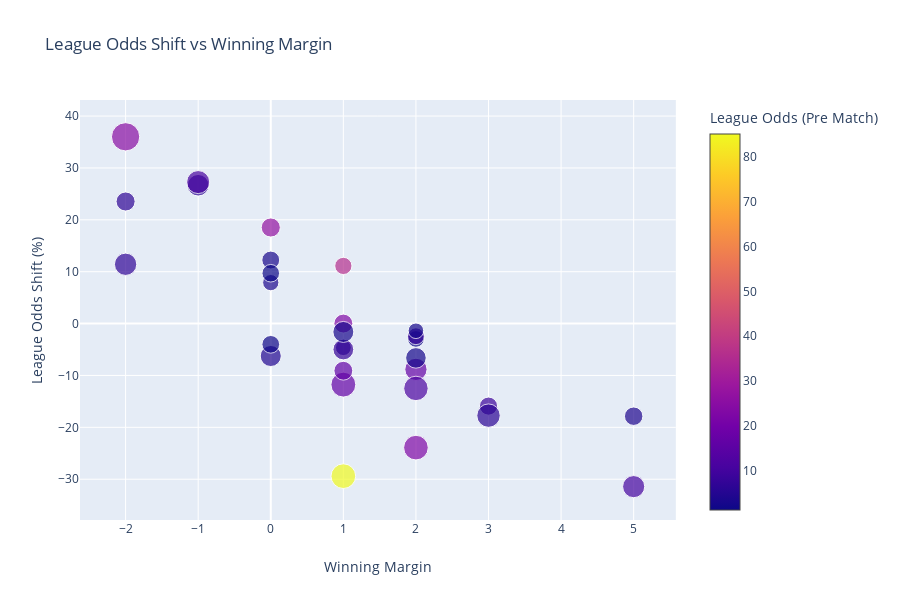

Notebook cell for this chart:
### Code cell
px.scatter(
    data_frame=combined_df, x='goal_deficit', y='back_price_shift_pc', color='back_price_1_league', size='back_price_1', hover_data=['runner_name'],
    labels={'goal_deficit': 'Winning Margin', 'back_price_1': 'Match Odds', 'back_price_shift_pc': 'League Odds Shift (%)',
            'back_price_1_league': 'League Odds (Pre Match)', 'runner_name': 'Team'},
    title='League Odds Shift vs Winning Margin')

### Figure 1 — Plotly figure (JSON) as saved in the notebook; plotly's stock layout.template omitted (floating-point values rounded to 4 significant figures)
{"data": [{"customdata": [["Sheff Utd"], ["Leeds"], ["West Brom"], ["Rangers"], ["MK Dons"], ["Doncaster"], ["Charlton"], ["Birmingham"], ["Rotherham"], ["Bolton"], ["Huddersfield"], ["Celtic"], ["Burnley"], ["Coventry"], ["Man Utd"], ["Liverpool"], ["Leeds"], ["Birmingham"], ["Chesterfield"], ["Arsenal"], ["Doncaster"], ["Burnley"], ["MK Dons"], ["Newcastle"], ["Aston Villa"], ["Inter"], ["Man City"], ["Chelsea"], ["Real Madrid"], ["Tottenham"]], "hoverlabel": {"namelength": 0}, "hovertemplate": "Winning Margin=%{x}<br>League Odds Shift (%)=%{y}<br>Match Odds=%{marker.size}<br>Team=%{customdata[0]}<br>League Odds (Pre Match)=%{marker.color}", "legendgroup": "", "marker": {"color": [17, 3.8, 23, 4.3, 6, 8.8, 17, 2.94, 11, 8, 12, 1.35, 6.2, 16.5, 23, 8.2, 4.8, 3.1, 10.5, 2.88, 6.8, 4.2, 7, 36, 85, 1.75, 2.72, 25, 1.34, 27], "coloraxis": "coloraxis", "size": [2.38, 1.27, 2.92, 1.2, 2.24, 1.58, 2.98, 1.54, 2.56, 2.08, 2.88, 1.34, 2.64, 1.71, 1.72, 1.37, 2.14, 2.12, 2.36, 1.17, 1.75, 1.64, 2.4, 1.43, 2.94, 1.51, 2.04, 3.85, 1.49, 1.76], "sizemode": "area", "sizeref": 0.009625, "symbol": "circle"}, "mode": "markers", "name": "", "showlegend": false, "type": "scatter", "x": [2, 0, 2, 1, -1, 3, 1, 0, -1, 1, 2, 2, 3, 1, 1, 2, 0, 1, 5, 2, -2, 5, -2, 1, 1, 0, 2, -2, 0, 0], "xaxis": "x", "y": [-8.824, 7.895, -23.91, -4.651, 26.67, -15.91, -11.76, 12.24, 27.27, -5.0, -12.5, -2.963, -17.74, -9.091, 0, -2.439, -6.25, -1.613, -31.43, -1.389, 23.53, -17.86, 11.43, 11.11, -29.41, -4.0, -6.618, 36.0, 9.701, 18.52], "yaxis": "y"}], "layout": {"coloraxis": {"colorbar": {"title": {"text": "League Odds (Pre Match)"}}, "colorscale": [[0, "#0d0887"], [0.1111, "#46039f"], [0.2222, "#7201a8"], [0.3333, "#9c179e"], [0.4444, "#bd3786"], [0.5556, "#d8576b"], [0.6667, "#ed7953"], [0.7778, "#fb9f3a"], [0.8889, "#fdca26"], [1, "#f0f921"]]}, "height": 600, "legend": {"itemsizing": "constant", "tracegroupgap": 0}, "title": {"text": "League Odds Shift vs Winning Margin"}, "xaxis": {"anchor": "y", "domain": [0, 0.98], "title": {"text": "Winning Margin"}}, "yaxis": {"anchor": "x", "domain": [0, 1], "title": {"text": "League Odds Shift (%)"}}}}
